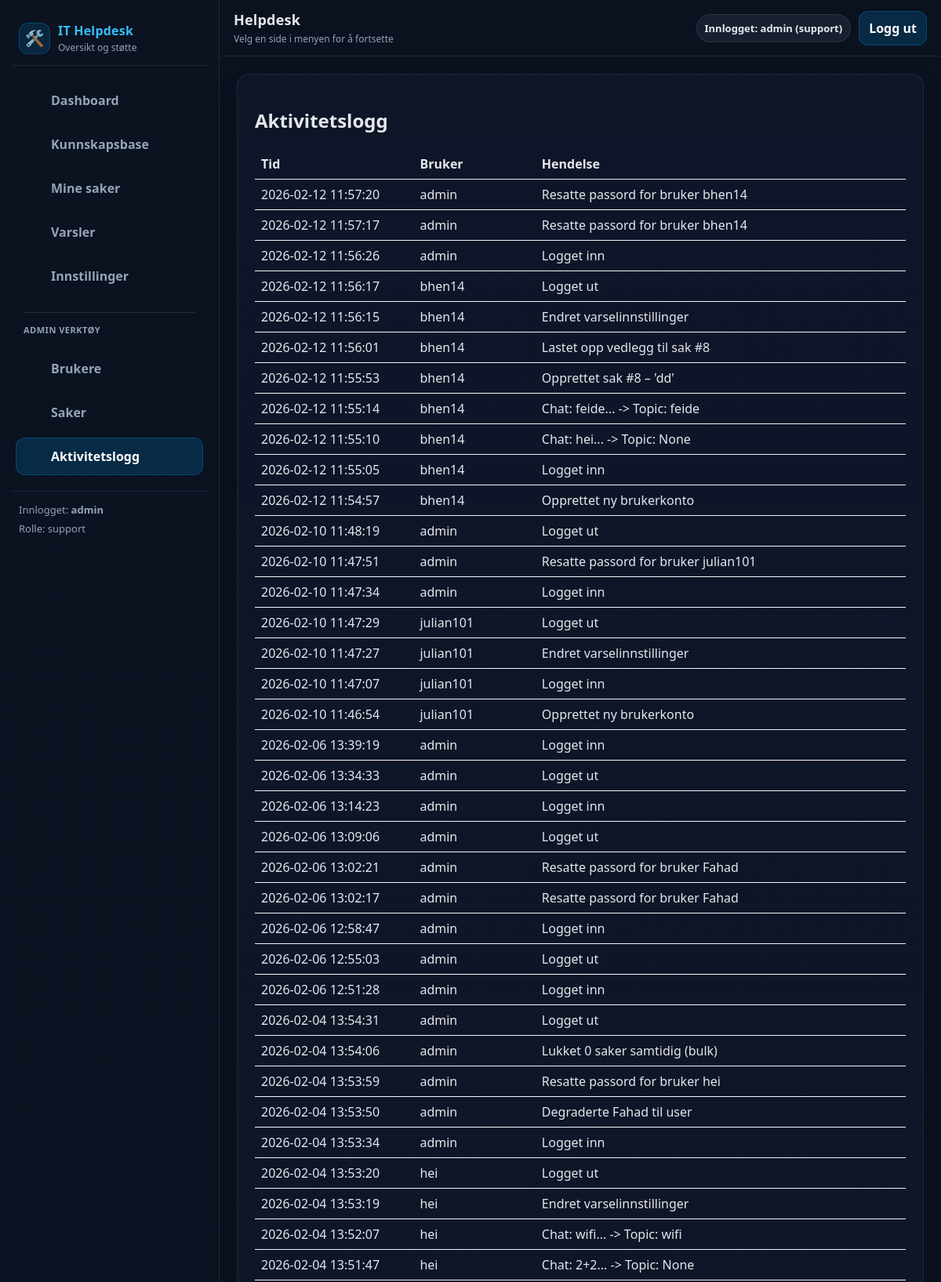
/admin/activity (signed in, upper part), run on the app's committed database.
### tables this page shows
CREATE TABLE activity (
            id INTEGER PRIMARY KEY AUTOINCREMENT,
            user TEXT NOT NULL,
            details TEXT NOT NULL,
            created_at TEXT NOT NULL DEFAULT (datetime('now'))
        );

### routes.py (the view)
@bp.route("/admin/activity")
def activity_log():
    user = current_user()
    if not user:
        return redirect(url_for("main.login"))
    if current_role() != "support":
        abort(403)
    try:
        entries = get_activity(200)
    except Exception as e:
        logger.error(f"Activity log error: {e}")
        entries = []
    return render_template("logs.html", log_entries=entries)

### __init__.py (called while the page is built)
def create_app():
    app = Flask(__name__)
    app.config.from_object(Config)
    init_mail(app)
    @app.after_request
    def set_security_headers(response):
        response.headers['X-Content-Type-Options'] = 'nosniff'
        response.headers['X-Frame-Options'] = 'DENY'
        response.headers['X-XSS-Protection'] = '1; mode=block'
        return response
    from .routes import bp
    app.register_blueprint(bp)
    return app

### db.py (called while the page is built)
def count_notifications(user: str) -> int:
    conn = _conn()
    cur = conn.cursor()
    cur.execute("SELECT COUNT(*) AS c FROM notifications WHERE user = ? AND read = 0", (user,))
    row = cur.fetchone()
    conn.close()
    return int(row["c"]) if row else 0

def get_activity(limit: int = 100) -> List[Dict[str, Any]]:
    conn = _conn()
    cur = conn.cursor()
    cur.execute("SELECT * FROM activity ORDER BY id DESC LIMIT ?", (limit,))
    rows = cur.fetchall()
    conn.close()
    return [dict(r) for r in rows]

def _conn() -> sqlite3.Connection:
    DB_PATH.parent.mkdir(parents=True, exist_ok=True)
    conn = sqlite3.connect(DB_PATH)
    conn.row_factory = sqlite3.Row
    return conn

### routes.py (called while the page is built)
def current_user():
    return session.get("user")

def current_role():
    return session.get("role")

@bp.before_app_request
def ensure_db():
    try:
        init_db()
    except Exception as e:
        logger.error(f"Database initialization failed: {e}")

@bp.context_processor
def inject_notification_count():
    if current_user():
        try:
            return {"notif_count": count_notifications(current_user())}
        except Exception:
            return {"notif_count": 0}
    return {"notif_count": 0}

### templates/logs.html
{% extends "base.html" %}
{% block content %}
<div class="card">
  <h2>Aktivitetslogg</h2>
  {% if log_entries and log_entries|length > 0 %}
    <table style="width:100%; border-collapse: collapse;">
      <thead>
        <tr>
          <th style="text-align:left; border-bottom:1px solid #e5e7eb; padding:8px;">Tid</th>
          <th style="text-align:left; border-bottom:1px solid #e5e7eb; padding:8px;">Bruker</th>
          <th style="text-align:left; border-bottom:1px solid #e5e7eb; padding:8px;">Hendelse</th>
        </tr>
      </thead>
      <tbody>
        {% for e in log_entries %}
        <tr>
          <td style="padding:8px; border-bottom:1px solid #f1f5f9;">{{ e.created_at }}</td>
          <td style="padding:8px; border-bottom:1px solid #f1f5f9;">{{ e.user }}</td>
          <td style="padding:8px; border-bottom:1px solid #f1f5f9;">{{ e.details }}</td>
        </tr>
        {% endfor %}
      </tbody>
    </table>
  {% else %}
    <p class="muted">Ingen loggoppføringer.</p>
  {% endif %}
</div>
{% endblock %}

### static/css/app.css (style rules this page uses)
:root { --bg:#0b1220; --panel:#0f172a; --panel2:#111c33; --border:rgba(148,163,184,.14); --muted:#94a3b8; --text:#e5e7eb; --primary:#0284c7; --primaryHover:#0ea5e9; --sidebarW: 280px; --topbarH: 72px; --radius: 16px; }
* { box-sizing:border-box; }
html, body { height:100%; }
body { margin:0; font-family: system-ui, -apple-system, BlinkMacSystemFont, "Segoe UI", "Apple Color Emoji", "Segoe UI Emoji", "Segoe UI Symbol", sans-serif; background:var(--bg); color:var(--text); }

### data on the page
activity: created_at "2026-02-12 11:57:20", user "admin", details "Resatte passord for bruker bhen14"
activity: created_at "2026-02-12 11:57:17", user "admin", details "Resatte passord for bruker bhen14"
activity: created_at "2026-02-12 11:56:26", user "admin", details "Logget inn"
activity: created_at "2026-02-12 11:56:17", user "bhen14", details "Logget ut"
activity: created_at "2026-02-12 11:56:15", user "bhen14", details "Endret varselinnstillinger"
activity: created_at "2026-02-12 11:56:01", user "bhen14", details "Lastet opp vedlegg til sak #8"
activity: created_at "2026-02-12 11:55:53", user "bhen14", details "Opprettet sak #8 – 'dd'"
activity: created_at "2026-02-12 11:55:14", user "bhen14", details "Chat: feide... -> Topic: feide"
activity: created_at "2026-02-12 11:55:10", user "bhen14", details "Chat: hei... -> Topic: None"
activity: created_at "2026-02-12 11:55:05", user "bhen14", details "Logget inn"
activity: created_at "2026-02-12 11:54:57", user "bhen14", details "Opprettet ny brukerkonto"
activity: created_at "2026-02-10 11:48:19", user "admin", details "Logget ut"
activity: created_at "2026-02-10 11:47:51", user "admin", details "Resatte passord for bruker julian101"
activity: created_at "2026-02-10 11:47:34", user "admin", details "Logget inn"
activity: created_at "2026-02-10 11:47:29", user "julian101", details "Logget ut"
activity: created_at "2026-02-10 11:47:27", user "julian101", details "Endret varselinnstillinger"
activity: created_at "2026-02-10 11:47:07", user "julian101", details "Logget inn"
activity: created_at "2026-02-10 11:46:54", user "julian101", details "Opprettet ny brukerkonto"
activity: created_at "2026-02-06 13:39:19", user "admin", details "Logget inn"
activity: created_at "2026-02-06 13:34:33", user "admin", details "Logget ut"
activity: created_at "2026-02-06 13:14:23", user "admin", details "Logget inn"
activity: created_at "2026-02-06 13:09:06", user "admin", details "Logget ut"
activity: created_at "2026-02-06 13:02:21", user "admin", details "Resatte passord for bruker Fahad"
activity: created_at "2026-02-06 13:02:17", user "admin", details "Resatte passord for bruker Fahad"
activity: created_at "2026-02-06 12:58:47", user "admin", details "Logget inn"
activity: created_at "2026-02-06 12:55:03", user "admin", details "Logget ut"
activity: created_at "2026-02-06 12:51:28", user "admin", details "Logget inn"
activity: created_at "2026-02-04 13:54:31", user "admin", details "Logget ut"
activity: created_at "2026-02-04 13:54:06", user "admin", details "Lukket 0 saker samtidig (bulk)"
activity: created_at "2026-02-04 13:53:59", user "admin", details "Resatte passord for bruker hei"
activity: created_at "2026-02-04 13:53:50", user "admin", details "Degraderte Fahad til user"
activity: created_at "2026-02-04 13:53:34", user "admin", details "Logget inn"
activity: created_at "2026-02-04 13:53:20", user "hei", details "Logget ut"
activity: created_at "2026-02-04 13:53:19", user "hei", details "Endret varselinnstillinger"
activity: created_at "2026-02-04 13:52:07", user "hei", details "Chat: wifi... -> Topic: wifi"
activity: created_at "2026-02-04 13:51:47", user "hei", details "Chat: 2+2... -> Topic: None"

### other printed values
{{ session.get("user") }} "admin"
{{ session.get("role") }} "support"
